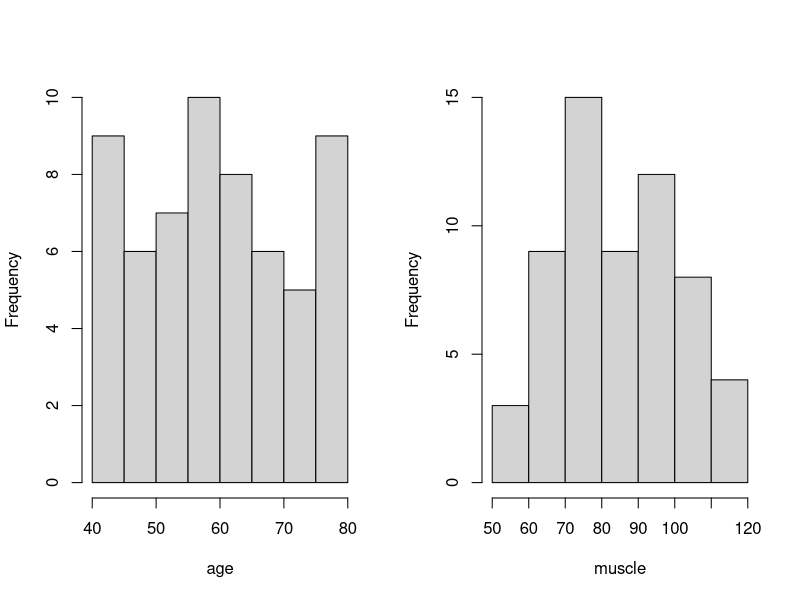
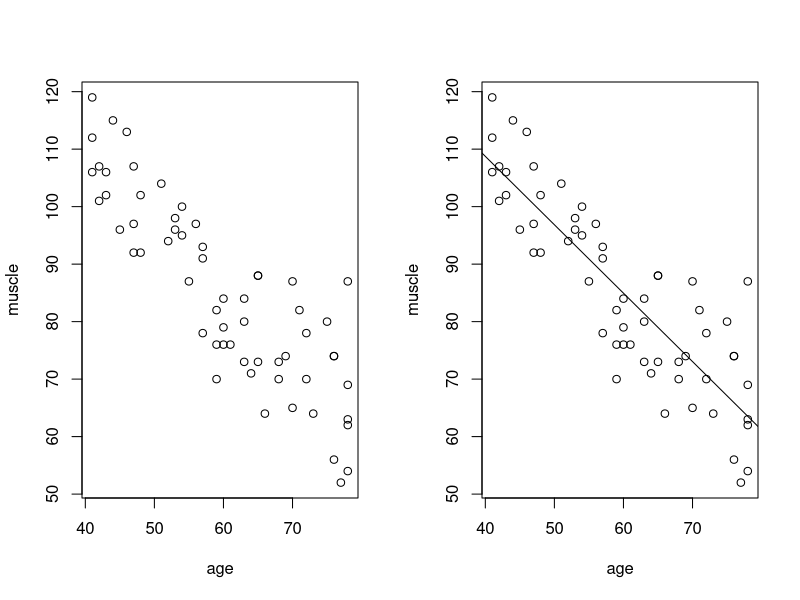

Source code (R) for these figures, in order: (Note: this script raises an error after producing the figures.)
## ---- chunk 1
setwd('~/junkyard/STA206/hw2')
women = read.table('muscle.txt')
names(women) = c('muscle', 'age')
## ---- chunk 2
par(mfrow=c(1, 2))
hist(women$age, xlab = 'age', main = '')
hist(women$muscle, xlab = 'muscle', main = '')
## ---- chunk 3
scatter = function(){
  plot(women$age, women$muscle, xlab = 'age', ylab = 'muscle')
}

scatter()
## ---- chunk 4
simple = lm(muscle ~ age, data=women)
b0 = simple$coefficients[1]
b1 = simple$coefficients[2]
c(b0, b1)
## ---- chunk 5
ss = summary(simple)
ss$coefficients[, 'Std. Error']
## ---- chunk 6
a = anova(simple)
mse = a['Residuals', 'Mean Sq']
df = a['Residuals', 'Df']

c(mse, df)
## ---- chunk 7
sprintf('muscle = %.2f + %.2f * age', simple$coefficients[1],
        simple$coefficients['age'])
## ---- chunk 8
scatter()
abline(simple)
## ---- chunk 9
simple$fitted.values[c(6, 16)]
## ---- chunk 10
simple$residuals[c(6, 16)]
## ---- chunk 11
par(mfrow=c(1, 2))
plot.lm(simple, which=1)
plot.lm(simple, which=2)
## ---- chunk 12
confint(simple, '(Intercept)', 0.99)
## ---- chunk 13
alpha = 0.01
t99 = qt(alpha, df=df)
tstar = b1 / ss$coefficients[2, 'Std. Error']

sprintf('If %.3f is less than %.3f we reject H0', tstar, t99)
## ---- chunk 14
predict(simple, data.frame(age=60), interval='prediction', level=0.95)
## ---- chunk 15

p60 = predict(simple, data.frame(age=60), se.fit=TRUE, 
    interval='prediction', level=0.95)

# Actual fitted value
fit60 = p60$fit[1] 

# Working-Hotelling multiplier
W = sqrt(2 * qf(0.95, 2, df)) 

se60 = p60$se.fit
c(fit60 - W * se60, fit60 + W * se60)
# 82.296, 87.5977
## ---- chunk 16
a
## ---- chunk 17
f99 = qf(0.99, 1, n-2)
msr = sum(simple$residuals ** 2) / n
fstar = msr / mse

sprintf('If %.3f is less than %.3f we reject H0', fstar, f99)
## ---- chunk 18
summary(simple)$r.squared
## ---- chunk 19
cor(women$muscle, women$age)
## ---- chunk 20
logsimple = lm(muscle ~ log(age), data=women)
summary(logsimple)
plot(log(women$age), women$muscle)
abline(logsimple)
## ---- chunk 21
par(mfrow=c(2, 2))
plot(logsimple)
## ---- chunk 22
library(MASS)
boxcox(simple)
